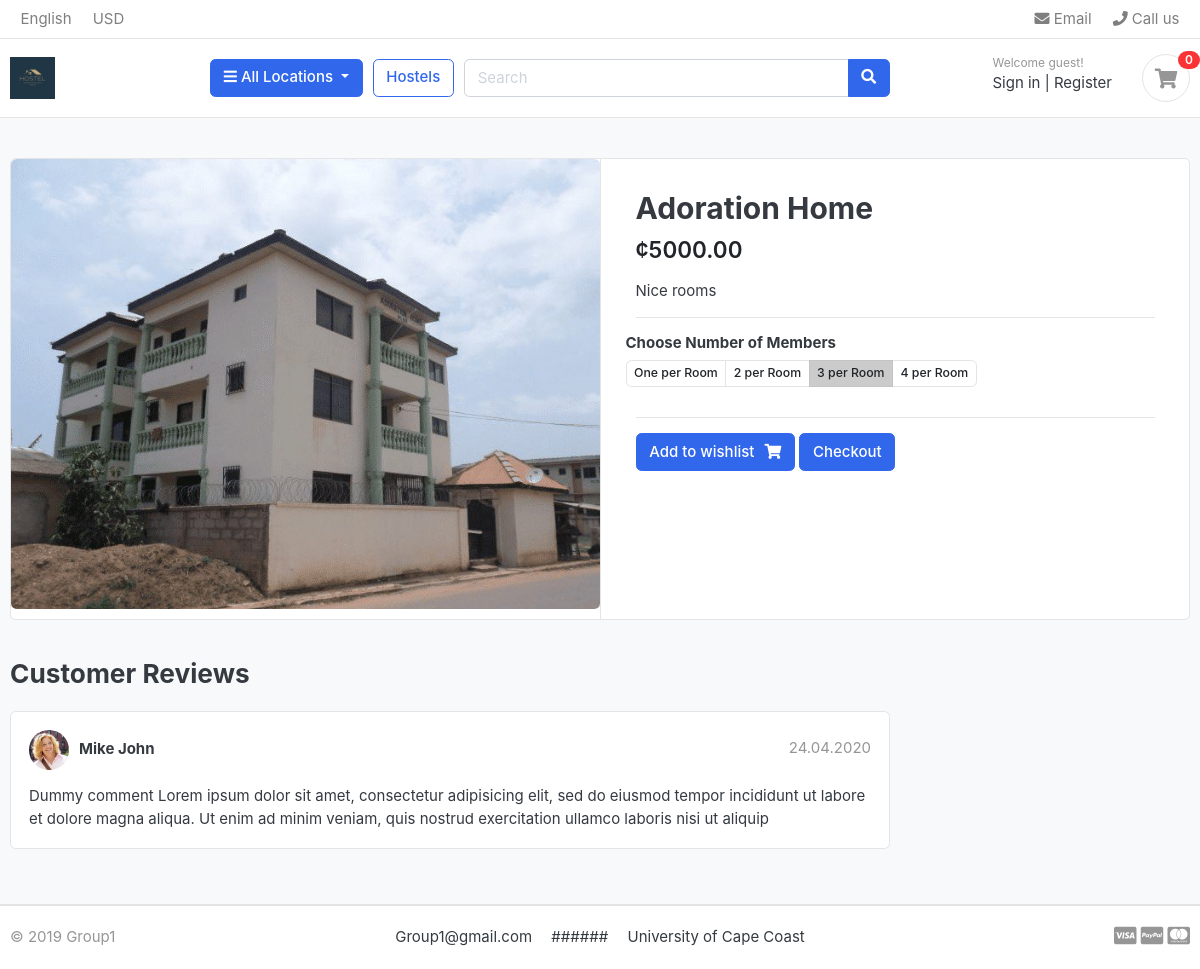
/2024/2/18/adoration-home/, run on the app's committed database.
### hostels/models.py (models this page shows, shortened)
class Hostel(models.Model):
    hostel_name = models.CharField(max_length=200)
    hostel_location = models.ForeignKey(Location, on_delete=models.CASCADE)
    slug = models.CharField(max_length=400,  unique=True)
    stock = models.IntegerField()
    is_available = models.BooleanField(default=True)
    created_date = models.DateTimeField(auto_now_add=True)
    updated_date = models.DateTimeField(auto_now=True)
    hostel_manager = models.ForeignKey(User, on_delete=models.CASCADE)
    hostel_price = models.DecimalField(max_digits=15, decimal_places=2)
    hostel_description = models.TextField()
    hostel_image = models.ImageField(upload_to='hostel_main_image')
    hostel_bedroom = models.ImageField(upload_to='hostel_bedroom', blank=True)
    hostel_kitchen = models.ImageField(upload_to='hostel_kitchen', blank=True)
    hostel_washroom = models.ImageField(
        upload_to='hostel_washroom', blank=True)
    objects = models.Manager()
    hostelAvailable = HostelAvailable()

### hostels/views.py (the view)
def hostel_details(request, year, month, day, hostel):
    hostels = get_object_or_404(
        Hostel,
        created_date__year=year,
        created_date__month=month,
        created_date__day=day,
        slug=hostel,
        is_available=True,
    )
    return render(request, 'hostels/hostel_details.html', {'hostels': hostels})

### category/context_processor.py (called while the page is built)
def menu_links(request):
    links = Location.objects.all()
    return {'links':links}

### category/models.py (called while the page is built)
    def get_absolute_url(self):
        return reverse("hostels:hostels_by_location", args=[self.slug])

### hostels/templates/hostels/hostel_details.html (shortened to what this page needs)
{% extends "hostels/base.html" %}
{% block content %}
<section class="section-content padding-y bg">
	<div class="container">
<div class="card">
	<div class="row no-gutters">
		<aside class="col-md-6">
<article class="gallery-wrap">
	<div class="img-big-wrap">
		<a href="#"><img src="{{ hostels.hostel_image.url }}"></a>
	</div>
</article>
</aside>
<main class="col-md-6 border-left">
<article class="content-body">
	<h2 class="title">{{ hostels.hostel_name}}</h2>
	<div class="mb-3">
		<var class="price h4">&cent;{{ hostels.hostel_price}}</var>
</div>
<p>{{ hostels.hostel_description}}</p>
<hr>
	<div class="row">
		<div class="item-option-select">
			<h6>Choose Number of Members</h6>
			<div class="btn-group btn-group-sm btn-group-toggle" data-toggle="buttons">
				<label class="btn btn-light">
			    <input type="radio" name="radio_color"> One per Room
			</label>
			<label class="btn btn-light">
				<input type="radio" name="radio_color" > 2 per Room
			</label>
			  <label class="btn btn-light active">
			    <input type="radio" name="radio_color checked"> 3 per Room
			  </label>
			  <label class="btn btn-light">
			    <input type="radio" name="radio_color"> 4 per Room
			  </label>
			</div>
		</div>
	</div>
	<hr>
	<a href="{% url "wishlist:add_wishlist" hostels.id %}" class="btn  btn-primary"><span class="text">Add to wishlist</span><i class="fas fa-shopping-cart"></i></a>
	<a href="#" class="btn  btn-primary"><span class="text">Checkout</span></a>
</article>
		</main>
	</div>
</div>
<br>
<div class="row">
	<div class="col-md-9">
		<header class="section-heading">
			<h3>Customer Reviews </h3>
		</header>
		<article class="box mb-3">
		<div class="icontext w-100">
			<img src="./images/avatars/avatar1.jpg" class="img-xs icon rounded-circle">
			<div class="text">
				<span class="date text-muted float-md-right">24.04.2020 </span>
				<h6 class="mb-1">Mike John </h6>
			</div>
		</div>
		<div class="mt-3">
			<p>
				Dummy comment Lorem ipsum dolor sit amet, consectetur adipisicing elit, sed do eiusmod
				tempor incididunt ut labore et dolore magna aliqua. Ut enim ad minim veniam,
				quis nostrud exercitation ullamco laboris nisi ut aliquip
			</p>
		</div>
	</article>
	</div>
</div>
</div>
</section>
{% endblock content %}

### hostels/static/hostels/css/ui.css (style rules this page uses)
html { font-family: "Inter", sans-serif; font-size: 15px; }
.content-body { flex: 1 1 auto; padding: 2rem 2.3rem; }
.img-xs, .img-sm, .img-md, .img-lg { -o-object-fit: cover; object-fit: cover; flex-shrink: 0; flex-grow: 0; }
.img-xs { width: 40px; height: 40px; }
.padding-y { padding-top: 40px; padding-bottom: 40px; }
var { font-style: normal; }
article:after, .form-group:after { display: block; clear: both; content: ""; }
.bg { background-color: #f8f9fa; }
.section-heading { margin-bottom: 20px; margin-top: 15px; }
p:last-child { margin-bottom: 0; }
.btn-light { background-color: #fff; border-color: #e4e4e4; }
.btn .text + i { margin-left: 10px; }
.icontext { display: inline-flex; align-items: center; vertical-align: middle; }
.icontext .text { width: 100%; line-height: 1.2; }
.icontext .icon { position: relative; margin-right: 10px; flex-shrink: 0; flex-grow: 0; }
.price { font-weight: 600; color: #212529; }
.box { padding: 18px; background: #fff; border-radius: 0.37rem; border: 1px solid #e4e4e4; }
.box img { max-width: 100%; }
.gallery-wrap .img-big-wrap { margin-bottom: 10px; border-radius: 0.37rem; overflow: hidden; background-color: #fff; }
.gallery-wrap .img-big-wrap a { text-align: center; display: block; }
.gallery-wrap .img-big-wrap img { height: 450px; width: auto; display: inline-block; }
.item-option-select { margin-bottom: 1rem; display: inline-block; margin-right: 15px; }
.item-option-select .btn { min-width: 80px; }

### data on the page
Hostel: hostel_image (picture), hostel_name "Adoration Home", hostel_price "5000.00", hostel_description "Nice rooms"
